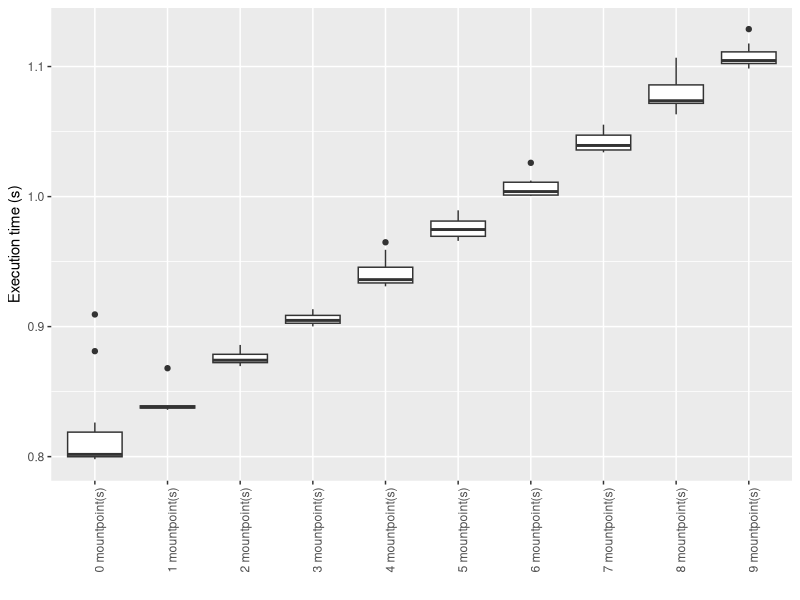

Recreate this plot in R.
#
# q <- qplot(cty, hwy, data = mpg, colour = displ)
# q + xlab(expression(beta +frac(miles, gallon)))
# 
# http://www.r-bloggers.com/using-consistent-r-and-latex-fonts-in-org-or-knitr-or-sweave/
#
# http://blog.revolutionanalytics.com/2012/09/how-to-use-your-favorite-fonts-in-r-charts.html
#
# p + annotate("text", x=10, y=40, label="text[subscript]", parse=TRUE)
# 
# label=expression(text[subscript]), parse = TRUE)
#

#pie chart:
#http://mathematicalcoffee.blogspot.co.at/2014/06/ggpie-pie-graphs-in-ggplot2.html

library(ggplot2)
library(plyr)



cbbPalette <- c("#000000", "#E69F00", "#56B4E9", "#009E73", "#F0E442", "#0072B2", "#D55E00", "#CC79A7")



data <- read.csv("data.csv")
summary(data)





#
# plot if benchmark
#

ifdata <- data
#ifdata <- data[with(data,  grepl("mountpoint", value)),]

#ifdata <- data[data$value == 'contextual noop',] # specify explicitely
#ifdata$value <- factor(ifdata$value)

g <- ggplot(ifdata, aes(x=value, y=benchmark)) +
#    xlim(rev(levels(ifdata$value))) + # limit plot to a specific part
#    geom_bar() +
     geom_boxplot() +
     theme(axis.text.x = element_text(angle = 90, hjust = 1)) +
     xlab("") +
     ylab("Execution time (s)")
     #ylab("log10(Time [s])") +
     #scale_y_log10()

ggsave(filename = "benchmark.pdf", height=4)

